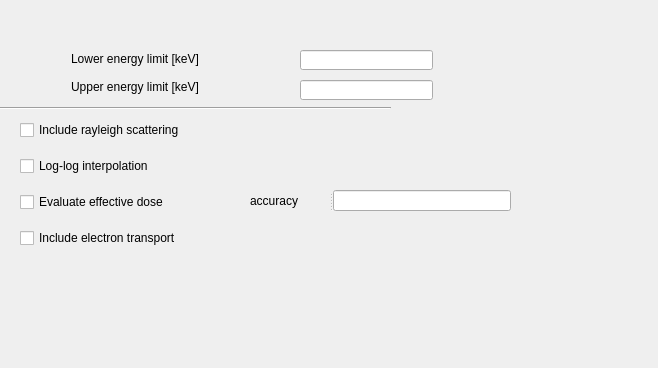
<?xml version="1.0" encoding="UTF-8"?>
<ui version="4.0">
 <class>Form</class>
 <widget class="QWidget" name="Form">
  <property name="geometry">
   <rect>
    <x>0</x>
    <y>0</y>
    <width>658</width>
    <height>368</height>
   </rect>
  </property>
  <property name="windowTitle">
   <string>General Settings</string>
  </property>
  <widget class="QLineEdit" name="LowEnergyEdit">
   <property name="geometry">
    <rect>
     <x>300</x>
     <y>50</y>
     <width>133</width>
     <height>20</height>
    </rect>
   </property>
  </widget>
  <widget class="QLabel" name="LowEnergy">
   <property name="geometry">
    <rect>
     <x>71</x>
     <y>51</y>
     <width>191</width>
     <height>16</height>
    </rect>
   </property>
   <property name="text">
    <string>Lower energy limit [keV]</string>
   </property>
  </widget>
  <widget class="QLabel" name="UppEnergy">
   <property name="geometry">
    <rect>
     <x>71</x>
     <y>79</y>
     <width>171</width>
     <height>16</height>
    </rect>
   </property>
   <property name="text">
    <string>Upper energy limit [keV]</string>
   </property>
  </widget>
  <widget class="QLineEdit" name="UppEnergyBox">
   <property name="geometry">
    <rect>
     <x>300</x>
     <y>80</y>
     <width>133</width>
     <height>20</height>
    </rect>
   </property>
  </widget>
  <widget class="QWidget" name="layoutWidget">
   <property name="geometry">
    <rect>
     <x>20</x>
     <y>110</y>
     <width>231</width>
     <height>151</height>
    </rect>
   </property>
   <layout class="QVBoxLayout" name="verticalLayout">
    <item>
     <widget class="QCheckBox" name="RayleighBox">
      <property name="text">
       <string>Include rayleigh scattering</string>
      </property>
     </widget>
    </item>
    <item>
     <widget class="QCheckBox" name="LogLogBox">
      <property name="text">
       <string>Log-log interpolation</string>
      </property>
     </widget>
    </item>
    <item>
     <widget class="QCheckBox" name="EffectiveDoseBox">
      <property name="text">
       <string>Evaluate effective dose</string>
      </property>
     </widget>
    </item>
    <item>
     <widget class="QCheckBox" name="ElectronBox">
      <property name="text">
       <string>Include electron transport</string>
      </property>
     </widget>
    </item>
   </layout>
  </widget>
  <widget class="QSplitter" name="splitter">
   <property name="geometry">
    <rect>
     <x>250</x>
     <y>190</y>
     <width>261</width>
     <height>21</height>
    </rect>
   </property>
   <property name="orientation">
    <enum>Qt::Horizontal</enum>
   </property>
   <widget class="QLabel" name="Accuracy">
    <property name="text">
     <string>accuracy</string>
    </property>
   </widget>
   <widget class="QLineEdit" name="AccuracyEdit"/>
  </widget>
  <widget class="Line" name="line">
   <property name="geometry">
    <rect>
     <x>0</x>
     <y>100</y>
     <width>391</width>
     <height>16</height>
    </rect>
   </property>
   <property name="orientation">
    <enum>Qt::Horizontal</enum>
   </property>
  </widget>
 </widget>
 <resources/>
 <connections/>
</ui>
